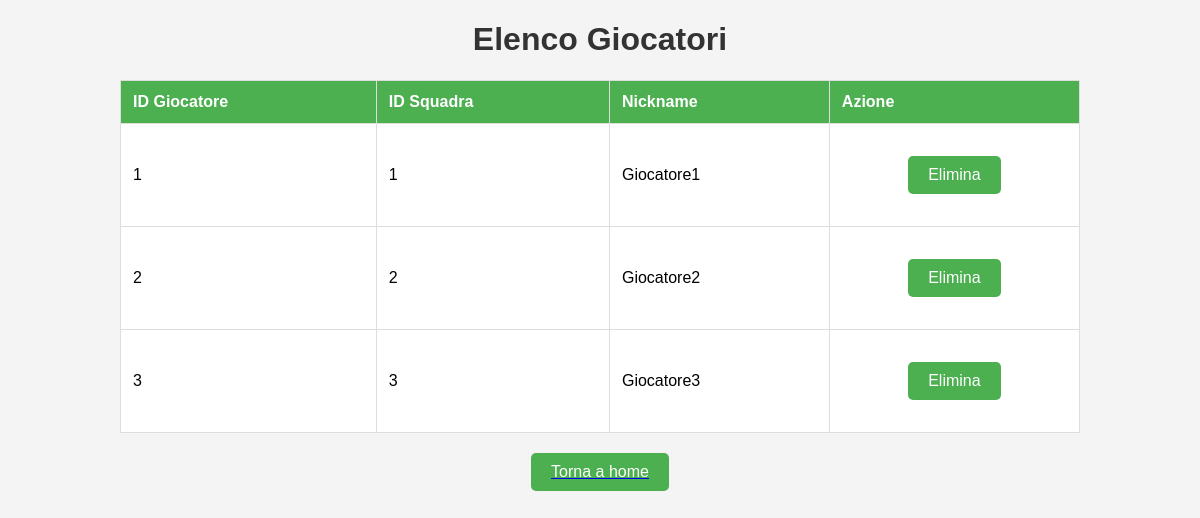
The page /php/visualizzagiocatori.php on the database its author committed.
### tables this page shows
CREATE TABLE IF NOT EXISTS Giocatore (
    GiocatoriID INT PRIMARY KEY AUTO_INCREMENT,
    SquadraID VARCHAR(255) REFERENCES Squadra(SquadraID),
    Nickname VARCHAR(255)

);

### php/visualizzagiocatori.php (the view, shortened to what this page needs)
<!DOCTYPE html>
<html lang="en">
<head>
</head>
<body>
<h1>Elenco Giocatori</h1>
<?php
$servername = "localhost";
$username = "root";
$password = "";
$dbname = "TeamTactiCoach";
$conn = new mysqli($servername, $username, $password, $dbname);
$sql = "SELECT * FROM Giocatore";
$result = $conn->query($sql);
    echo "<table border='1'>
            <tr>
                <th>ID Giocatore</th>
                <th>ID Squadra</th>
                <th>Nickname</th>
                <th>Azione</th>
            </tr>";
    while ($row = $result->fetch_assoc()) {
        echo "<tr id='row".$row["GiocatoriID"]."'>
                <td>" . $row["GiocatoriID"] . "</td>
                <td>" . $row["SquadraID"] . "</td>
                <td>" . $row["Nickname"] . "</td>
                <td><button class='delete' data-id='".$row["GiocatoriID"]."'>Elimina</button></td>
              </tr>";
    }
    echo "</table>";
?>
<a href="homeadmin.php"><button>Torna a home</button></a>
</body>
</html>

### php/visualizzagiocatori.php (style rules this page uses)
body { font-family: Arial, sans-serif; background-color: #f4f4f4; margin: 0; padding: 0; }
h1 { text-align: center; color: #333; }
table { width: 80%; margin: 20px auto; border-collapse: collapse; border: 1px solid #ddd; background-color: #fff; }
th, td { padding: 12px; text-align: left; border-bottom: 1px solid #ddd; }
th { background-color: #4CAF50; color: white; }
button { display: block; margin: 20px auto; padding: 10px 20px; font-size: 16px; background-color: #4CAF50; color: white; border: none; border-radius: 5px; cursor: pointer; }

### rows shown on the page
giocatore: GiocatoriID "1", SquadraID "1", Nickname "Giocatore1"
giocatore: GiocatoriID "2", SquadraID "2", Nickname "Giocatore2"
giocatore: GiocatoriID "3", SquadraID "3", Nickname "Giocatore3"
